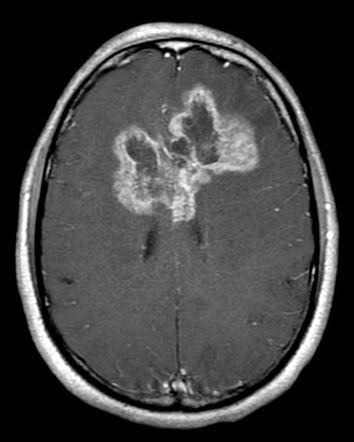
#> input picture backend/uploads/Te-gl_1.jpg, 354 x 442 px, found by its file name
$ python preprocessing.py
#> lines starting #> are read from the running program, lines starting #| are printed output that depends on the picture; after the words box and inside, x2 and y2 are one past the last pixel; in counts of white or black regions, pixels touching at a corner belong together
"""
===========================================================
BrainInsight AI
Preprocessing Utility
-----------------------------------------------------------
This module contains reusable image preprocessing functions
used throughout the backend.

Pipeline:
1. Read Image
2. Resize
3. Convert to Grayscale
4. Histogram Equalization
5. Gaussian Blur
6. Otsu Thresholding
7. Morphological Opening
8. Morphological Closing
===========================================================
"""

import cv2
import numpy as np
from pathlib import Path

# ==========================================================
# Configuration
# ==========================================================

IMAGE_SIZE = (256, 256)

# ==========================================================
# Read Image
# ==========================================================

def load_image(image_path: str) -> np.ndarray:
    """
    Loads an image from disk.

    Parameters
    ----------
    image_path : str

    Returns
    -------
    numpy.ndarray
    """
#> called with image_path = '../dataset/Testing/glioma/Te-gl_1.jpg'

    image = cv2.imread(str(image_path))
#> image is the input picture: shape (442, 354, 3); min 0, max 255, mean 66

    if image is None:
        raise FileNotFoundError(
            f"Unable to load image: {image_path}"
        )

    return image


# ==========================================================
# Resize Image
# ==========================================================

def resize_image(
    image: np.ndarray,
    size: tuple = IMAGE_SIZE
) -> np.ndarray:
    """
    Resize image.
    """
#> called with size = (256, 256)

    return cv2.resize(image, size)
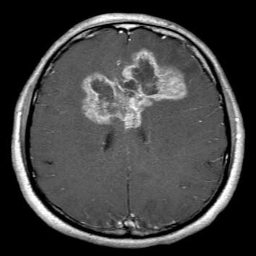
#> returned value: shape (256, 256, 3); min 0, max 255, mean 65.9


# ==========================================================
# Convert to Grayscale
# ==========================================================

def to_grayscale(image: np.ndarray) -> np.ndarray:
    """
    Convert BGR image to grayscale.
    """

    return cv2.cvtColor(image, cv2.COLOR_BGR2GRAY)
#> returned value: shape (256, 256)


# ==========================================================
# Histogram Equalization
# ==========================================================

def histogram_equalization(
    gray_image: np.ndarray
) -> np.ndarray:
    """
    Improve image contrast.
    """

    return cv2.equalizeHist(gray_image)
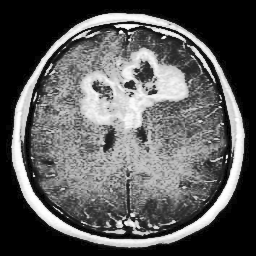
#> returned value: shape (256, 256); min 0, max 255, mean 91


# ==========================================================
# Gaussian Blur
# ==========================================================

def gaussian_blur(
    image: np.ndarray,
    kernel_size=(5, 5)
) -> np.ndarray:
    """
    Remove image noise.
    """
#> called with kernel_size = (5, 5)

    return cv2.GaussianBlur(
        image,
        kernel_size,
        0
    )
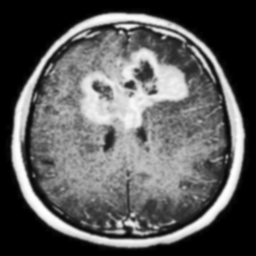
#> returned value: shape (256, 256); min 0, max 254, mean 91


# ==========================================================
# Otsu Thresholding
# ==========================================================

def otsu_threshold(
    image: np.ndarray
) -> np.ndarray:
    """
    Perform Otsu thresholding.
    """

    _, threshold = cv2.threshold(
        image,
        0,
        255,
        cv2.THRESH_BINARY + cv2.THRESH_OTSU
    )
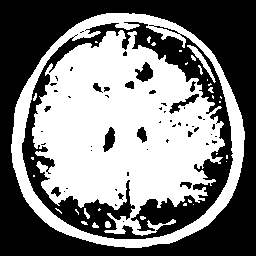
#> threshold: shape (256, 256); 48.9% white; 33 white regions (24 under 20 px), largest, box (x1, y1, x2, y2) and area: (32, 30, 225, 236) 24178, (11, 13, 245, 248) 7328, (187, 45, 216, 83) 193

    return threshold


# ==========================================================
# Morphological Opening
# ==========================================================

def morphological_opening(
    image: np.ndarray,
    kernel_size=(3, 3)
) -> np.ndarray:
    """
    Remove small white noise.
    """
#> called with kernel_size = (3, 3)

    kernel = np.ones(kernel_size, np.uint8)

    return cv2.morphologyEx(
        image,
        cv2.MORPH_OPEN,
        kernel
    )
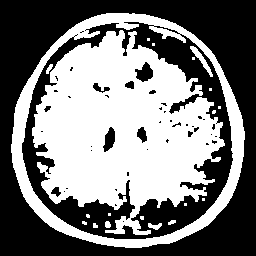
#> returned value: shape (256, 256); 48.1% white; 20 white regions (12 under 20 px), largest, box (x1, y1, x2, y2) and area: (32, 30, 225, 235) 23729, (11, 13, 245, 248) 7292, (190, 46, 213, 77) 169


# ==========================================================
# Morphological Closing
# ==========================================================

def morphological_closing(
    image: np.ndarray,
    kernel_size=(3, 3)
) -> np.ndarray:
    """
    Fill small holes.
    """
#> called with kernel_size = (3, 3)

    kernel = np.ones(kernel_size, np.uint8)

    return cv2.morphologyEx(
        image,
        cv2.MORPH_CLOSE,
        kernel
    )
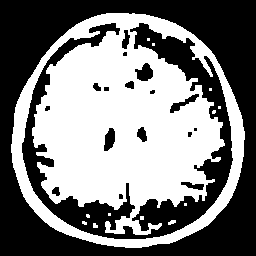
#> returned value: shape (256, 256); 48.9% white; 13 white regions (10 under 20 px), largest, box (x1, y1, x2, y2) and area: (11, 13, 245, 248) 31904, (168, 220, 176, 225) 28, (93, 223, 98, 228) 21


# ==========================================================
# Complete Preprocessing Pipeline
# ==========================================================

def preprocess_image(image_path: str) -> np.ndarray:
    """
    Complete preprocessing pipeline.

    Parameters
    ----------
    image_path : str

    Returns
    -------
    numpy.ndarray
        Final processed image.
    """

    image = load_image(image_path)

    image = resize_image(image)

    gray = to_grayscale(image)

    equalized = histogram_equalization(gray)

    blurred = gaussian_blur(equalized)

    threshold = otsu_threshold(blurred)

    opened = morphological_opening(threshold)

    processed = morphological_closing(opened)

    return processed


# ==========================================================
# Test
# ==========================================================

if __name__ == "__main__":

    IMAGE = "../dataset/Testing/glioma/Te-gl_1.jpg"

    try:

        output = preprocess_image(IMAGE)

        print("Preprocessing Successful")
        print("Output Shape:", output.shape)
#| Output Shape: (256, 256)

    except Exception as error:

        print(error)

$ run again, with backend/uploads/Te-gl_2.jpg copied over backend/uploads/Te-gl_1.jpg
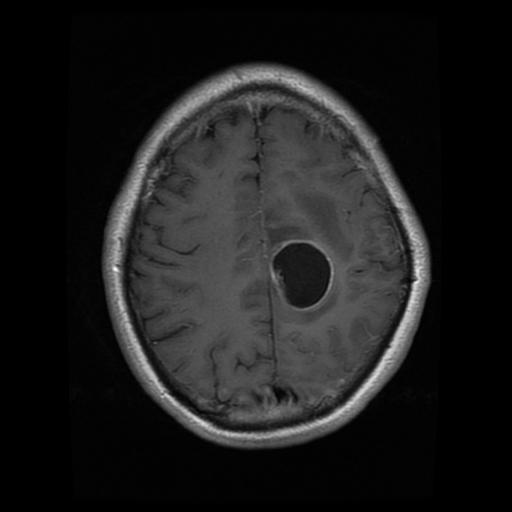
#> input picture backend/uploads/Te-gl_2.jpg, 512 x 512 px, found by its file name
#> in load_image, image is the input picture: shape (512, 512, 3); min 0, max 255, mean 28.6
#> in otsu_threshold, `_, threshold = cv2.threshold( image, 0, 255, cv2.THRESH_BINARY + cv2.T..`:
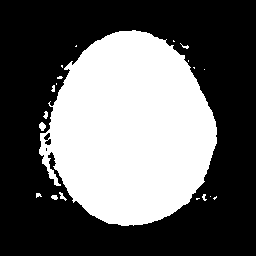
#> threshold: shape (256, 256); 38.9% white; 20 white regions (12 under 20 px), largest, box (x1, y1, x2, y2) and area: (39, 30, 217, 226) 25254, (39, 122, 46, 131) 44, (59, 192, 67, 201) 30
#> in morphological_opening, `return cv2.morphologyEx( image, cv2.MORPH_OPEN, kernel )`:
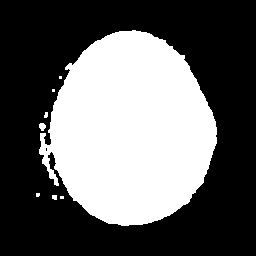
#> returned value: shape (256, 256); 38.6% white; 8 white regions (4 under 20 px), largest, box (x1, y1, x2, y2) and area: (39, 30, 217, 226) 25198, (39, 123, 46, 131) 42, (52, 195, 57, 200) 23, (44, 112, 48, 118) 20
#| Output Shape: (256, 256)

$ run again, with backend/uploads/Te-gl_64.jpg copied over backend/uploads/Te-gl_1.jpg
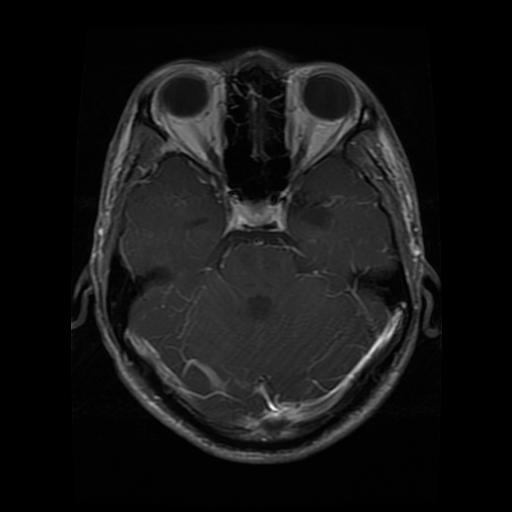
#> input picture backend/uploads/Te-gl_64.jpg, 512 x 512 px, found by its file name
#> in load_image, image is the input picture: shape (512, 512, 3); min 0, max 255, mean 21.2
#> in otsu_threshold, `_, threshold = cv2.threshold( image, 0, 255, cv2.THRESH_BINARY + cv2.T..`:
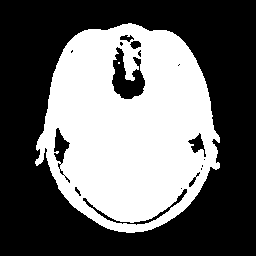
#> threshold: shape (256, 256); 41.1% white; 2 white regions (1 under 20 px), largest, box (x1, y1, x2, y2) and area: (35, 23, 220, 233) 26943
#> in morphological_closing, `return cv2.morphologyEx( image, cv2.MORPH_CLOSE, kernel )`:
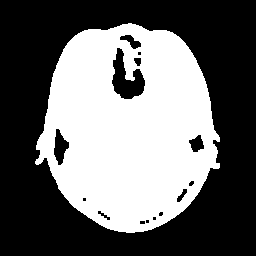
#> returned value: shape (256, 256); 41.5% white; 1 white region, box (x1, y1, x2, y2) and area: (35, 23, 220, 233) 27218
#| Output Shape: (256, 256)
